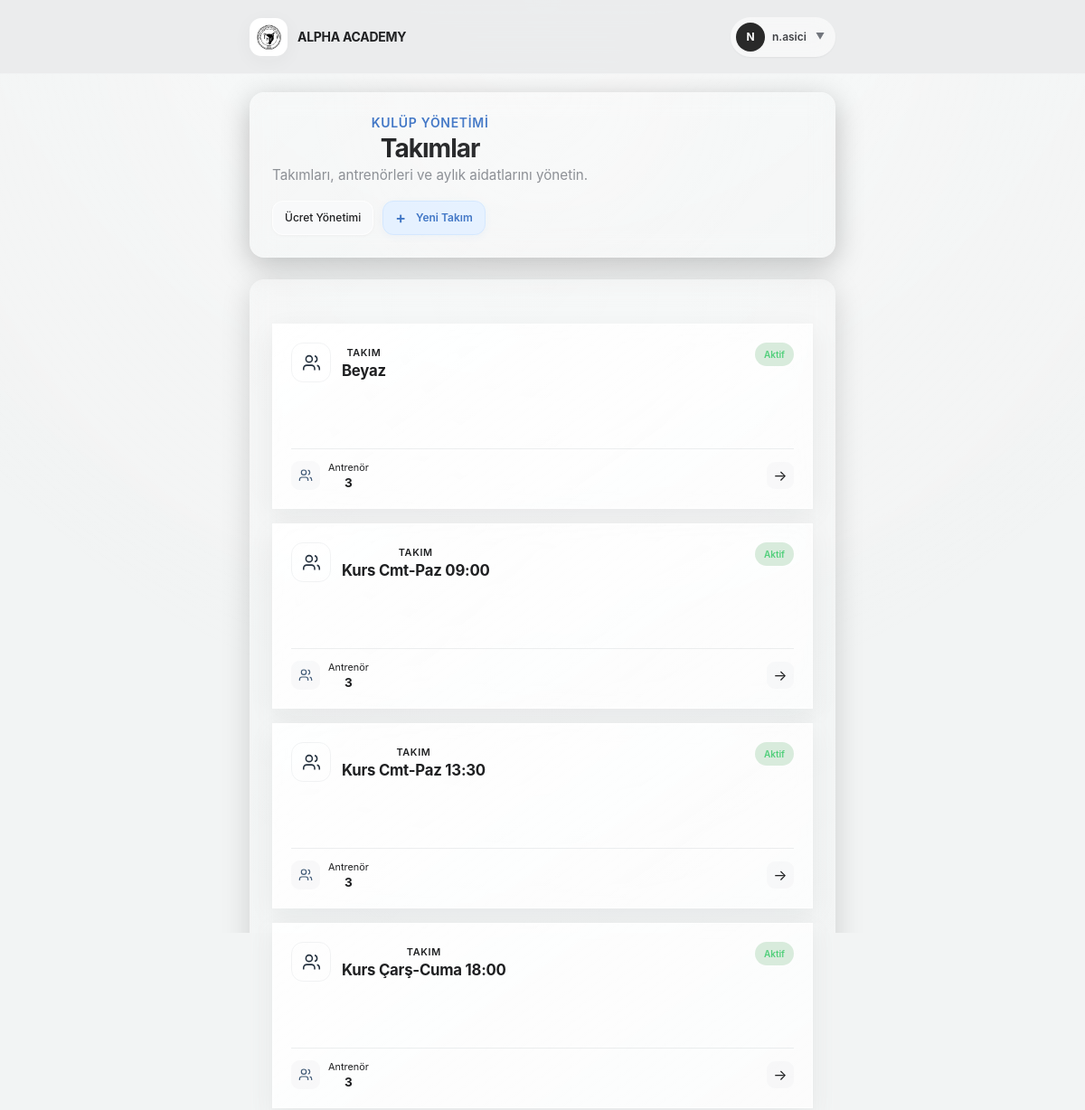
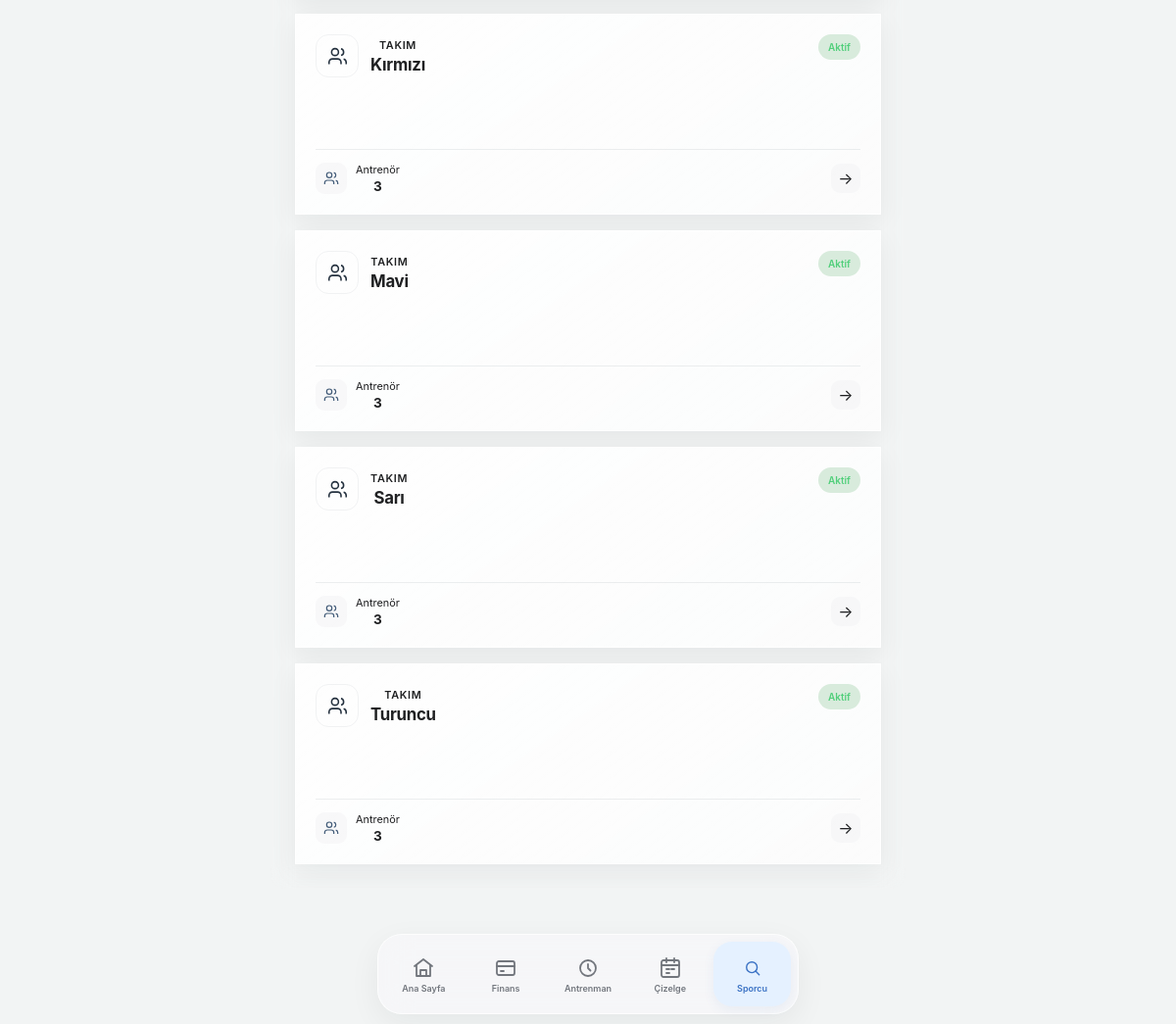
Page /teams/ (signed in) on the committed database (2 pictures, top to bottom).
### users/models.py (models this page shows, shortened)
class User(AbstractUser):
    class Role(models.TextChoices):
        PARENT = 'parent', 'Veli'
        ADMIN = 'admin', 'Yönetici'
        COACH = 'coach', 'Antrenör'
        FINANCE = 'finance', 'Mali İşler'
    email = models.EmailField(unique=True, verbose_name="E-posta Adresi")
    role = models.CharField(
        max_length=20,
        choices=Role.choices,
        default=Role.PARENT,
        verbose_name="Kullanıcı Rolü"
    )
    phone_number = models.CharField(max_length=15, blank=True, null=True, verbose_name="Telefon Numarası")
    tc_identity = models.CharField(max_length=11, blank=True, null=True, verbose_name="T.C. Kimlik No")
    USERNAME_FIELD = 'username'
    REQUIRED_FIELDS = ['email', 'first_name', 'last_name']
    class Meta:
        verbose_name = "Kullanıcı"
        verbose_name_plural = "Kullanıcılar"
    @property
    def is_club_admin(self):
        return self.role == self.Role.ADMIN
    @property
    def is_coach(self):
        return self.role == self.Role.COACH

### teams/models.py (models this page shows, shortened)
class Team(models.Model):
    name = models.CharField(max_length=100, verbose_name="Takım / Grup Adı")
    description = models.TextField(blank=True, null=True, verbose_name="Açıklama / Yaş Grubu")
    coaches = models.ManyToManyField(
        settings.AUTH_USER_MODEL,
        blank=True,
        limit_choices_to={'role__in': ['coach', 'club_admin']},
        related_name='assigned_teams',
        verbose_name="Sorumlu Antrenörler"
    )
    is_active = models.BooleanField(default=True, verbose_name="Aktif mi?")
    created_at = models.DateTimeField(auto_now_add=True)
    class Meta:
        verbose_name = "Takım"
        verbose_name_plural = "Takımlar"

### teams/views.py (the view)
# urls.py: path('', views.team_list, name='team-list'),
@login_required
def team_list(request):
	return render(request, 'team/team_list.html', _team_context(request))

### teams/views.py (called while the page is built)
def _team_context(request):
	query = request.GET.get('q', '').strip()
	status = request.GET.get('status', 'active')
	teams = Team.objects.prefetch_related('coaches').order_by('name')
	if request.user.is_coach:
		teams = teams.filter(coaches=request.user)
	if query:
		teams = teams.filter(name__icontains=query)
	if status == 'active':
		teams = teams.filter(is_active=True)
	elif status == 'inactive':
		teams = teams.filter(is_active=False)
	return {
		'teams': teams,
		'query': query,
		'status': status,
	}

### templates/team/team_list.html
{% extends "base.html" %}
{% block content %}
    <div class="dashboard">
        <header class="profile-hero-card mb-6" style="background: linear-gradient(135deg, rgba(255, 255, 255, 0.1), rgba(255, 255, 255, 0.05)); backdrop-filter: blur(12px); -webkit-backdrop-filter: blur(12px); border: 1px solid rgba(255, 255, 255, 0.15); border-radius: 16px; padding: 24px; box-shadow: 0 8px 32px 0 rgba(0, 0, 0, 0.23);">
            <div class="page-header-main" style="display: flex; justify-content: space-between; align-items: center; flex-wrap: wrap; gap: 16px;">
                <div>
                    <p class="page-eyebrow ui-text-primary" style="margin: 0 0 4px 0; font-size: 0.875rem; font-weight: 600; text-transform: uppercase; letter-spacing: 0.05em;">Kulüp yönetimi</p>
                    <h1 class="page-title" style="margin: 0 0 4px 0; font-size: 1.75rem; font-weight: 700;">Takımlar</h1>
                    <p class="page-description" style="margin: 0; opacity: 0.8; font-size: 0.95rem;">Takımları, antrenörleri ve aylık aidatlarını yönetin.</p>
                </div>
                <div class="ui-section-actions" style="display: flex; gap: 10px; align-items: center;">
                    <a href="{% url 'fee-management' %}"
                       class="ui-btn ui-btn-sm ui-btn-secondary">
                        Ücret Yönetimi
                    </a>
                    <button type="button"
                            class="ui-btn ui-btn-sm ui-btn-primary"
                            hx-get="{% url 'team-create' %}"
                            hx-target="#modal-container"
                            hx-swap="innerHTML">
                        <span style="font-size: 1.1rem; line-height: 1; margin-right: 4px;">+</span>
                        Yeni Takım
                    </button>
                </div>
            </div>
        </header>
        <section class="ui-section profile-hero-card" style="background: linear-gradient(135deg, rgba(255, 255, 255, 0.07), rgba(255, 255, 255, 0.03)); backdrop-filter: blur(12px); -webkit-backdrop-filter: blur(12px); border: 1px solid rgba(255, 255, 255, 0.12); border-radius: 16px; padding: 24px; box-shadow: 0 8px 32px 0 rgba(0, 0, 0, 0.15);">
            <div style="margin-top: 24px;">{% include "team/partials/team_table.html" %}</div>
        </section>
    </div>
{% endblock %}

### templates/components/app/topbar.html (shortened to what this page needs)
{% load static %}
<div class="app-topbar">
    <div class="app-topbar-inner">
        <a href="/" class="app-brand hover:opacity-90 transition-opacity">
            <div class="app-brand-logo flex items-center justify-center font-black text-xs text-[var(--ui-primary-text)] bg-[var(--ui-primary)]">
                <img src="/media/logos/new_logo.png" alt="Alpha Academy Logo" class="w-full h-full object-cover" />
            </div>
            <div class="min-w-0">
                <span class="app-brand-name">ALPHA ACADEMY</span>
            </div>
        </a>
        {% if request.user.is_authenticated %}
            <div class="app-topbar-actions relative" id="topbar-user-dropdown-wrapper">
                <button type="button"
                        class="flex items-center gap-2 p-1.5 pr-3 rounded-full bg-white/60 hover:bg-white/90 border border-[var(--ui-border-dark)] backdrop-blur-md shadow-sm transition-all active:scale-[0.98]"
                        onclick="document.getElementById('topbar-user-dropdown').classList.toggle('hidden')">
                    <div class="w-8 h-8 rounded-full bg-[var(--ui-dark)] text-white text-xs font-bold flex items-center justify-center shadow-sm shrink-0">
                        {% if request.user.first_name %}
                            {{ request.user.first_name|first|upper }}
                        {% else %}
                            {{ request.user.username|first|upper }}
                        {% endif %}
                    </div>
                    <span class="hidden sm:inline text-xs font-semibold text-[var(--ui-text-soft)]">
                        {% if request.user.get_full_name %}
                            {{ request.user.get_full_name }}
                        {% else %}
                            {{ request.user.username }}
                        {% endif %}
                    </span>
                    <span class="text-[10px] text-[var(--ui-muted)] ml-0.5">▼</span>
                </button>
            </div>
        {% endif %}
    </div>
</div>

### templates/team/partials/team_table.html
<div id="team-table" class="ui-team-grid">
{% for team in teams %}
    <a href="{% url 'team-detail' team.pk %}"
       class="ui-card ui-team-card">
        <div class="ui-team-card-header">
            <div class="ui-team-card-identity">
                <span class="ui-team-card-icon">
                    <svg viewBox="0 0 24 24"
                         fill="none"
                         stroke="currentColor"
                         stroke-width="1.8"
                         aria-hidden="true">
                        <path d="M16 21v-2a4 4 0 0 0-4-4H6a4 4 0 0 0-4 4v2" />
                        <circle cx="9" cy="7" r="4" />
                        <path d="M22 21v-2a4 4 0 0 0-3-3.87M16 3.13a4 4 0 0 1 0 7.75" />
                    </svg>
                </span>
                <div class="ui-team-card-heading">
                    <p class="ui-team-card-eyebrow">
                        Takım
                    </p>
                    <h2 class="ui-team-card-title">
                        {{ team.name }}
                    </h2>
                </div>
            </div>
            {% if team.is_active %}
                <span class="ui-badge ui-badge-success">
                    Aktif
                </span>
            {% else %}
                <span class="ui-badge ui-team-status-inactive">
                    Pasif
                </span>
            {% endif %}
        </div>
        <div class="ui-team-card-meta">
            <div class="ui-team-card-meta-item">
                <span class="ui-team-card-meta-icon">
                    <svg viewBox="0 0 24 24"
                         fill="none"
                         stroke="currentColor"
                         stroke-width="1.8"
                         aria-hidden="true">
                        <path d="M16 21v-2a4 4 0 0 0-4-4H6a4 4 0 0 0-4 4v2" />
                        <circle cx="9" cy="7" r="4" />
                        <path d="M22 21v-2a4 4 0 0 0-3-3.87M16 3.13a4 4 0 0 1 0 7.75" />
                    </svg>
                </span>
                <div>
                    <span class="ui-team-card-meta-label">
                        Antrenör
                    </span>
                    <strong class="ui-team-card-meta-value">
                        {{ team.coaches.count }}
                    </strong>
                </div>
            </div>
            <span class="ui-team-card-arrow" aria-hidden="true">
                →
            </span>
        </div>
    </a>
{% empty %}
    <div class="ui-empty ui-team-empty">
        <p class="ui-empty-description">
            Kayıt bulunamadı.
        </p>
    </div>
{% endfor %}
</div>

### rows in the picture
User: user.username|first "N", user.username "n.asici"
Team: name "Beyaz", is_active "Aktif", coaches.count "3"
Team: name "Kurs Cmt-Paz 09:00", is_active "Aktif", coaches.count "3"
Team: name "Kurs Cmt-Paz 13:30", is_active "Aktif", coaches.count "3"
Team: name "Kurs Çarş-Cuma 18:00", is_active "Aktif", coaches.count "3"
Team: name "Kırmızı", is_active "Aktif", coaches.count "3"
Team: name "Mavi", is_active "Aktif", coaches.count "3"
Team: name "Sarı", is_active "Aktif", coaches.count "3"
Team: name "Turuncu", is_active "Aktif", coaches.count "3"
